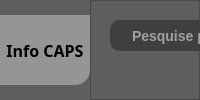
     <widget class="QFrame" name="topmenu">
      <property name="minimumSize">
       <size>
        <width>0</width>
        <height>70</height>
       </size>
      </property>
      <property name="maximumSize">
       <size>
        <width>16777215</width>
        <height>16777215</height>
       </size>
      </property>
      <property name="styleSheet">
       <string notr="true">background-color: rgb(94, 94, 94);</string>
      </property>
      <property name="frameShape">
       <enum>QFrame::NoFrame</enum>
      </property>
      <property name="frameShadow">
       <enum>QFrame::Raised</enum>
      </property>
      <layout class="QHBoxLayout" name="horizontalLayout_2" stretch="0,0">
       <property name="spacing">
        <number>0</number>
       </property>
       <property name="leftMargin">
        <number>0</number>
       </property>
       <property name="topMargin">
        <number>0</number>
       </property>
       <property name="rightMargin">
        <number>0</number>
       </property>
       <property name="bottomMargin">
        <number>0</number>
       </property>
       <item>
        <widget class="QFrame" name="frame">
         <property name="minimumSize">
          <size>
           <width>90</width>
           <height>0</height>
          </size>
         </property>
         <property name="maximumSize">
          <size>
           <width>90</width>
           <height>70</height>
          </size>
         </property>
         <property name="styleSheet">
          <string notr="true">QFrame {
border-bottom-right-radius: 15px;
background-color: rgb(149, 149, 149);
}</string>
         </property>
         <property name="frameShape">
          <enum>QFrame::StyledPanel</enum>
         </property>
         <property name="frameShadow">
          <enum>QFrame::Raised</enum>
         </property>
         <layout class="QHBoxLayout" name="horizontalLayout_5">
          <property name="spacing">
           <number>0</number>
          </property>
          <property name="leftMargin">
           <number>0</number>
          </property>
          <property name="topMargin">
           <number>0</number>
          </property>
          <property name="rightMargin">
           <number>0</number>
          </property>
          <property name="bottomMargin">
           <number>0</number>
          </property>
          <item>
           <widget class="QLabel" name="label">
            <property name="maximumSize">
             <size>
              <width>88</width>
              <height>68</height>
             </size>
            </property>
            <property name="font">
             <font>
              <family>Lucida Sans</family>
              <pointsize>12</pointsize>
              <weight>75</weight>
              <bold>true</bold>
             </font>
            </property>
            <property name="text">
             <string>Info CAPS</string>
            </property>
            <property name="scaledContents">
             <bool>false</bool>
            </property>
            <property name="alignment">
             <set>Qt::AlignCenter</set>
            </property>
           </widget>
          </item>
         </layout>
        </widget>
       </item>
       <item>
        <widget class="QFrame" name="frame_2">
         <property name="styleSheet">
          <string notr="true">background-color: rgb(94, 94, 94);</string>
         </property>
         <property name="frameShape">
          <enum>QFrame::StyledPanel</enum>
         </property>
         <property name="frameShadow">
          <enum>QFrame::Raised</enum>
         </property>
         <widget class="QLineEdit" name="lineEditBusca">
          <property name="geometry">
           <rect>
            <x>20</x>
            <y>20</y>
            <width>511</width>
            <height>31</height>
           </rect>
          </property>
          <property name="styleSheet">
           <string notr="true">QLineEdit {
background-color: rgb(63, 63, 63);
     border-width: 2px;
     border-radius: 10px;
     border-color: rgb(0, 170, 255);
     font: bold 14px;
     min-width: 10em;
     padding-left: 20px;
     padding-right: 20px;
	color: rgb(255, 255, 255)
}</string>
          </property>
          <property name="placeholderText">
           <string>Pesquise por...</string>
          </property>
         </widget>
         <widget class="QPushButton" name="pushButtonSearchName">
          <property name="geometry">
           <rect>
            <x>550</x>
            <y>20</y>
            <width>121</width>
            <height>31</height>
           </rect>
          </property>
          <property name="sizePolicy">
           <sizepolicy hsizetype="Fixed" vsizetype="Fixed">
            <horstretch>0</horstretch>
            <verstretch>0</verstretch>
           </sizepolicy>
          </property>
          <property name="minimumSize">
           <size>
            <width>0</width>
            <height>31</height>
           </size>
          </property>
          <property name="maximumSize">
           <size>
            <width>121</width>
            <height>31</height>
           </size>
          </property>
          <property name="styleSheet">
           <string notr="true">QPushButton{
background-color: rgb(63, 63, 63);
     border-width: 2px;
     border-radius: 10px;
     border-color: rgb(0, 170, 255);
     font: bold 14px;
     padding-left: 20px;
     padding-right: 20px;
	color: rgb(255, 255, 255);
}
QPushButton:hover {
	background-color:rgb(49, 49, 49);
}</string>
          </property>
          <property name="text">
           <string>Nome</string>
          </property>
         </widget>
         <widget class="QPushButton" name="pushButtonSearchReg">
          <property name="geometry">
           <rect>
            <x>690</x>
            <y>20</y>
            <width>121</width>
            <height>31</height>
           </rect>
          </property>
          <property name="minimumSize">
           <size>
            <width>0</width>
            <height>0</height>
           </size>
          </property>
          <property name="styleSheet">
           <string notr="true">QPushButton{
background-color: rgb(63, 63, 63);
     border-width: 2px;
     border-radius: 10px;
     border-color: rgb(0, 170, 255);
     font: bold 14px;
     padding-left: 20px;
     padding-right: 20px;
	color: rgb(255, 255, 255);
}
QPushButton:hover {
	background-color:rgb(49, 49, 49);
}</string>
          </property>
          <property name="text">
           <string>Prontuário</string>
          </property>
         </widget>
         <widget class="QPushButton" name="pushButtonSearchRef">
          <property name="geometry">
           <rect>
            <x>830</x>
            <y>20</y>
            <width>121</width>
            <height>31</height>
           </rect>
          </property>
          <property name="minimumSize">
           <size>
            <width>0</width>
            <height>0</height>
           </size>
          </property>
          <property name="styleSheet">
           <string notr="true">QPushButton{
background-color: rgb(63, 63, 63);
     border-width: 2px;
     border-radius: 10px;
     border-color: rgb(0, 170, 255);
     font: bold 14px;
     padding-left: 20px;
     padding-right: 20px;
	color: rgb(255, 255, 255);
}
QPushButton:hover {
	background-color:rgb(49, 49, 49);
}</string>
          </property>
          <property name="text">
           <string>Referência</string>
          </property>
         </widget>
         <widget class="QCheckBox" name="checkBoxAtivos">
          <property name="geometry">
           <rect>
            <x>960</x>
            <y>10</y>
            <width>70</width>
            <height>17</height>
           </rect>
          </property>
          <property name="font">
           <font>
            <pointsize>11</pointsize>
           </font>
          </property>
          <property name="styleSheet">
           <string notr="true">color: rgb(255, 255, 255);</string>
          </property>
          <property name="text">
           <string>Ativos</string>
          </property>
          <property name="checked">
           <bool>true</bool>
          </property>
         </widget>
         <widget class="QCheckBox" name="checkBoxInvativos">
          <property name="geometry">
           <rect>
            <x>960</x>
            <y>40</y>
            <width>81</width>
            <height>17</height>
           </rect>
          </property>
          <property name="font">
           <font>
            <pointsize>11</pointsize>
           </font>
          </property>
          <property name="styleSheet">
           <string notr="true">color: rgb(255, 255, 255);</string>
          </property>
          <property name="text">
           <string>Invativos</string>
          </property>
         </widget>
        </widget>
       </item>
      </layout>
     </widget>
